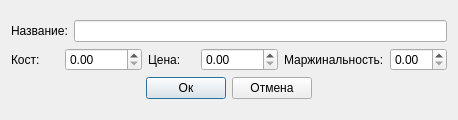
<?xml version="1.0" encoding="UTF-8"?>
<ui version="4.0">
 <class>addEditCompoents</class>
 <widget class="QDialog" name="addEditCompoents">
  <property name="geometry">
   <rect>
    <x>0</x>
    <y>0</y>
    <width>458</width>
    <height>120</height>
   </rect>
  </property>
  <property name="windowTitle">
   <string>Dialog</string>
  </property>
  <property name="modal">
   <bool>true</bool>
  </property>
  <layout class="QGridLayout" name="gridLayout">
   <item row="0" column="0">
    <layout class="QVBoxLayout" name="verticalLayout">
     <item>
      <layout class="QVBoxLayout" name="verticalLayout_forAdd">
       <item>
        <layout class="QHBoxLayout" name="horizontalLayout">
         <item>
          <widget class="QLabel" name="label">
           <property name="text">
            <string>Название:</string>
           </property>
          </widget>
         </item>
         <item>
          <widget class="QLineEdit" name="lineEdit_name">
           <property name="minimumSize">
            <size>
             <width>320</width>
             <height>0</height>
            </size>
           </property>
           <property name="maxLength">
            <number>50</number>
           </property>
          </widget>
         </item>
        </layout>
       </item>
       <item>
        <layout class="QHBoxLayout" name="horizontalLayout_5">
         <item>
          <layout class="QHBoxLayout" name="horizontalLayout_2">
           <item>
            <widget class="QLabel" name="label_2">
             <property name="text">
              <string>Кост:</string>
             </property>
            </widget>
           </item>
           <item>
            <widget class="QDoubleSpinBox" name="doubleSpinBox_cost">
             <property name="maximum">
              <double>99999.990000000005239</double>
             </property>
            </widget>
           </item>
          </layout>
         </item>
         <item>
          <layout class="QHBoxLayout" name="horizontalLayout_3">
           <item>
            <widget class="QLabel" name="label_3">
             <property name="text">
              <string>Цена:</string>
             </property>
            </widget>
           </item>
           <item>
            <widget class="QDoubleSpinBox" name="doubleSpinBox_price">
             <property name="maximum">
              <double>99999.990000000005239</double>
             </property>
            </widget>
           </item>
          </layout>
         </item>
         <item>
          <layout class="QHBoxLayout" name="horizontalLayout_4">
           <item>
            <widget class="QLabel" name="label_4">
             <property name="text">
              <string>Маржинальность:</string>
             </property>
            </widget>
           </item>
           <item>
            <widget class="QDoubleSpinBox" name="doubleSpinBox_margin"/>
           </item>
          </layout>
         </item>
        </layout>
       </item>
      </layout>
     </item>
     <item>
      <layout class="QHBoxLayout" name="horizontalLayout_6">
       <item>
        <spacer name="horizontalSpacer">
         <property name="orientation">
          <enum>Qt::Horizontal</enum>
         </property>
         <property name="sizeHint" stdset="0">
          <size>
           <width>40</width>
           <height>20</height>
          </size>
         </property>
        </spacer>
       </item>
       <item>
        <widget class="QPushButton" name="pushButton_ok">
         <property name="text">
          <string>Ок</string>
         </property>
        </widget>
       </item>
       <item>
        <widget class="QPushButton" name="pushButton_Cancel">
         <property name="text">
          <string>Отмена</string>
         </property>
        </widget>
       </item>
       <item>
        <spacer name="horizontalSpacer_2">
         <property name="orientation">
          <enum>Qt::Horizontal</enum>
         </property>
         <property name="sizeHint" stdset="0">
          <size>
           <width>40</width>
           <height>20</height>
          </size>
         </property>
        </spacer>
       </item>
      </layout>
     </item>
    </layout>
   </item>
  </layout>
 </widget>
 <resources/>
 <connections/>
</ui>
